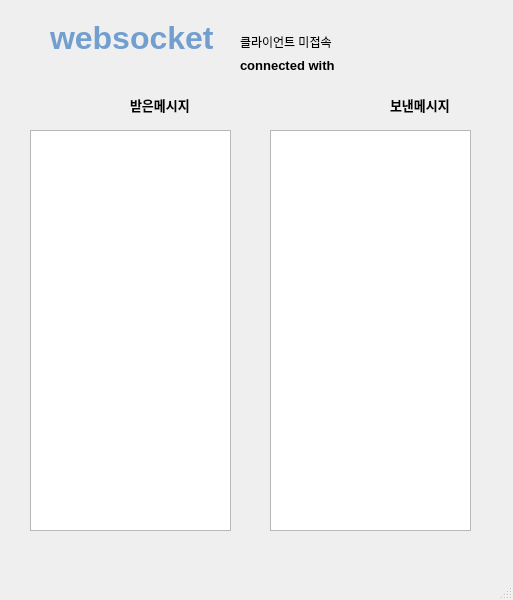
<?xml version="1.0" encoding="UTF-8"?>
<ui version="4.0">
 <class>MainWindow</class>
 <widget class="QMainWindow" name="MainWindow">
  <property name="geometry">
   <rect>
    <x>0</x>
    <y>0</y>
    <width>513</width>
    <height>600</height>
   </rect>
  </property>
  <property name="windowTitle">
   <string>MainWindow</string>
  </property>
  <widget class="QWidget" name="centralwidget">
   <widget class="QTextEdit" name="te_msg">
    <property name="geometry">
     <rect>
      <x>30</x>
      <y>130</y>
      <width>201</width>
      <height>401</height>
     </rect>
    </property>
   </widget>
   <widget class="QLabel" name="label">
    <property name="geometry">
     <rect>
      <x>50</x>
      <y>20</y>
      <width>201</width>
      <height>31</height>
     </rect>
    </property>
    <property name="text">
     <string>&lt;html&gt;&lt;head/&gt;&lt;body&gt;&lt;p&gt;&lt;span style=&quot; font-size:24pt; font-weight:600; color:#729fcf;&quot;&gt;websocket&lt;/span&gt;&lt;/p&gt;&lt;/body&gt;&lt;/html&gt;</string>
    </property>
    <property name="textFormat">
     <enum>Qt::RichText</enum>
    </property>
   </widget>
   <widget class="QLabel" name="te_label">
    <property name="geometry">
     <rect>
      <x>240</x>
      <y>30</y>
      <width>171</width>
      <height>23</height>
     </rect>
    </property>
    <property name="text">
     <string>클라이언트 미접속</string>
    </property>
   </widget>
   <widget class="QTextEdit" name="te_send_msg">
    <property name="geometry">
     <rect>
      <x>270</x>
      <y>130</y>
      <width>201</width>
      <height>401</height>
     </rect>
    </property>
   </widget>
   <widget class="QLabel" name="label_2">
    <property name="geometry">
     <rect>
      <x>130</x>
      <y>90</y>
      <width>61</width>
      <height>31</height>
     </rect>
    </property>
    <property name="text">
     <string>&lt;html&gt;&lt;head/&gt;&lt;body&gt;&lt;p&gt;&lt;span style=&quot; font-size:10pt; font-weight:600;&quot;&gt;받은메시지&lt;/span&gt;&lt;/p&gt;&lt;/body&gt;&lt;/html&gt;</string>
    </property>
    <property name="textFormat">
     <enum>Qt::RichText</enum>
    </property>
   </widget>
   <widget class="QLabel" name="label_3">
    <property name="geometry">
     <rect>
      <x>390</x>
      <y>90</y>
      <width>61</width>
      <height>31</height>
     </rect>
    </property>
    <property name="text">
     <string>&lt;html&gt;&lt;head/&gt;&lt;body&gt;&lt;p&gt;&lt;span style=&quot; font-size:10pt; font-weight:600;&quot;&gt;보낸메시지&lt;/span&gt;&lt;/p&gt;&lt;/body&gt;&lt;/html&gt;</string>
    </property>
    <property name="textFormat">
     <enum>Qt::RichText</enum>
    </property>
   </widget>
   <widget class="QLabel" name="label_4">
    <property name="geometry">
     <rect>
      <x>70</x>
      <y>90</y>
      <width>51</width>
      <height>31</height>
     </rect>
    </property>
    <property name="styleSheet">
     <string notr="true">image: url(:/img/yujin.png);</string>
    </property>
    <property name="text">
     <string>&lt;html&gt;&lt;head/&gt;&lt;body&gt;&lt;p&gt;&lt;br/&gt;&lt;/p&gt;&lt;/body&gt;&lt;/html&gt;</string>
    </property>
    <property name="textFormat">
     <enum>Qt::RichText</enum>
    </property>
   </widget>
   <widget class="QLabel" name="label_5">
    <property name="geometry">
     <rect>
      <x>250</x>
      <y>80</y>
      <width>161</width>
      <height>51</height>
     </rect>
    </property>
    <property name="styleSheet">
     <string notr="true">image: url(:/img/rainbow.png);</string>
    </property>
    <property name="frameShadow">
     <enum>QFrame::Raised</enum>
    </property>
    <property name="text">
     <string>&lt;html&gt;&lt;head/&gt;&lt;body&gt;&lt;p&gt;&lt;br/&gt;&lt;/p&gt;&lt;/body&gt;&lt;/html&gt;</string>
    </property>
    <property name="textFormat">
     <enum>Qt::RichText</enum>
    </property>
   </widget>
   <widget class="QLabel" name="la_connection_check">
    <property name="geometry">
     <rect>
      <x>240</x>
      <y>50</y>
      <width>221</width>
      <height>31</height>
     </rect>
    </property>
    <property name="text">
     <string>&lt;html&gt;&lt;head/&gt;&lt;body&gt;&lt;p&gt;&lt;span style=&quot; font-size:10pt; font-weight:600;&quot;&gt;connected with&lt;/span&gt;&lt;/p&gt;&lt;/body&gt;&lt;/html&gt;</string>
    </property>
    <property name="textFormat">
     <enum>Qt::RichText</enum>
    </property>
   </widget>
  </widget>
  <widget class="QMenuBar" name="menubar">
   <property name="geometry">
    <rect>
     <x>0</x>
     <y>0</y>
     <width>513</width>
     <height>22</height>
    </rect>
   </property>
  </widget>
  <widget class="QStatusBar" name="statusbar"/>
 </widget>
 <resources/>
 <connections/>
</ui>
